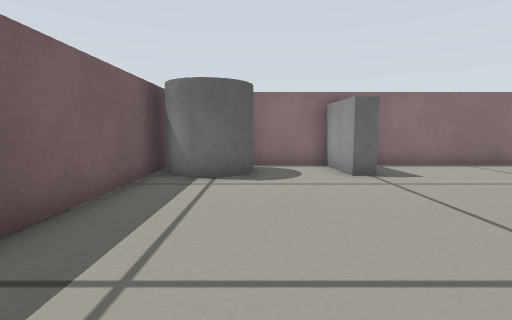
[1] (above)

13 first-person views from a walk through a world built for the Gazebo simulator. The camera is 0.29 m above the floor, tilts 6° down and sees 85° across. The floor is counted in squares, 0.25 m on a side. Each view is taken from the middle of a square. On the plan, view 1 faces up. The plan holds only what a view shows up to about 12 squares ahead; the rest is blank. The place goes on beyond the plan. Robots are left out.

[2]
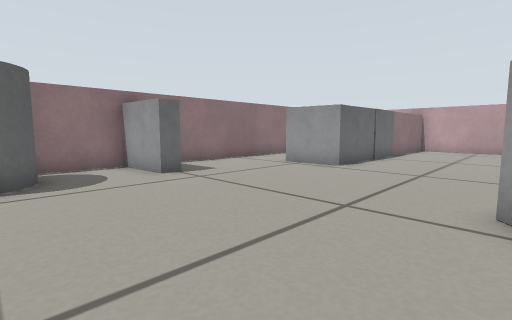

[3]
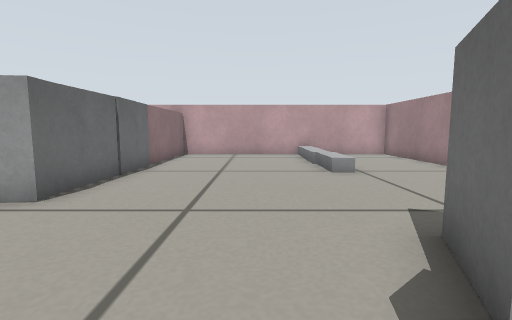

[4]
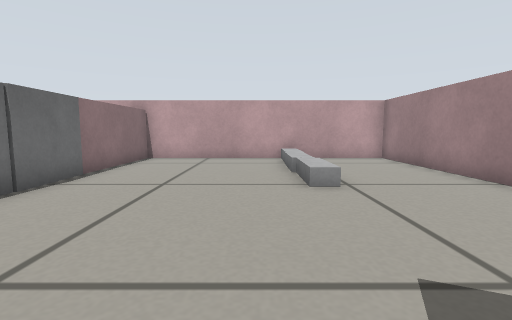

[5]
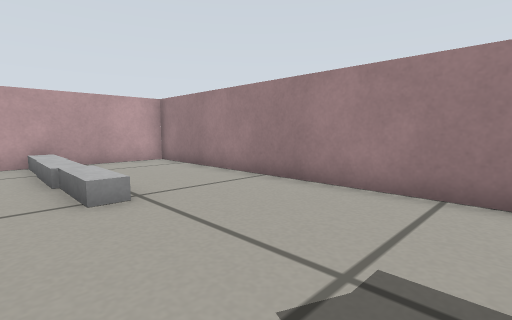

[6]
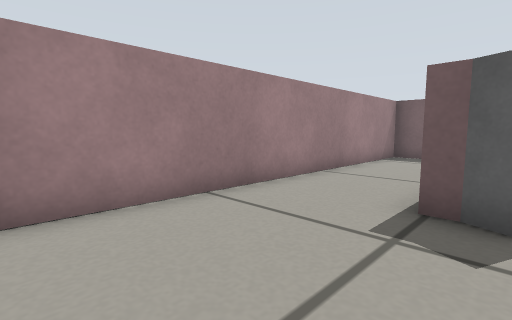

[7]
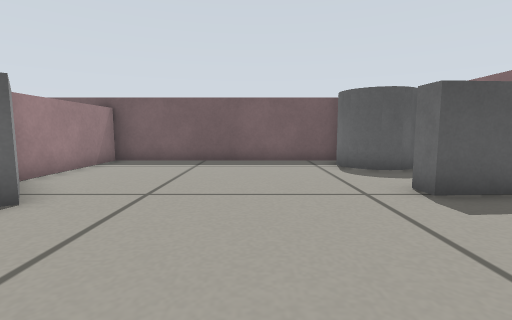

[8]
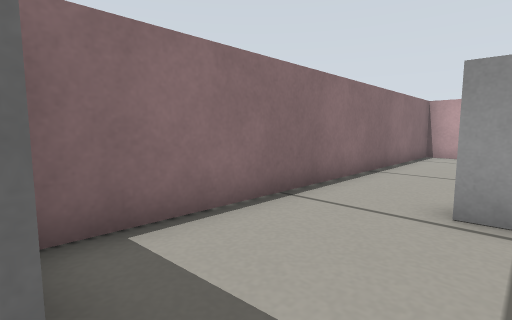

[9]
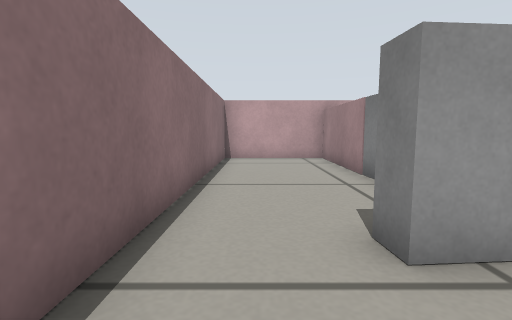

[10]
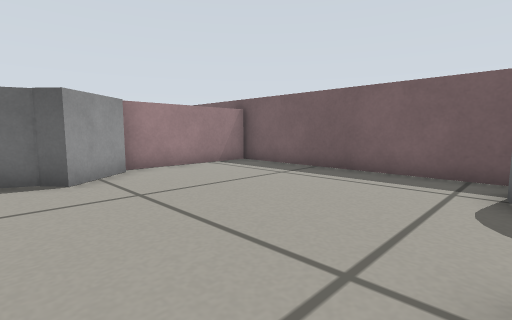

[11]
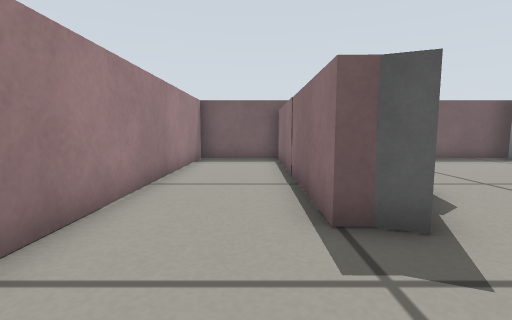

[12]
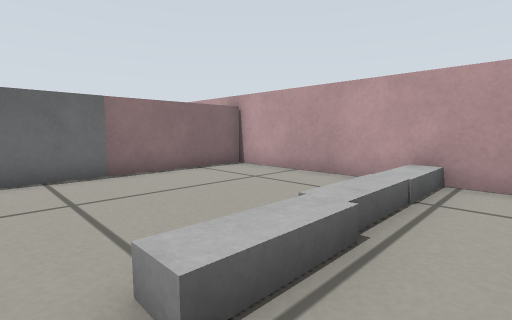

[13]
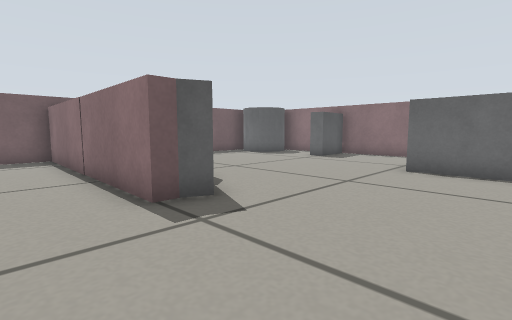

### Floor plan
Points are (right, up) in squares from view 1. A wall is a line through its corners. A room is listed if a view was taken in it or the views show most of it. See-through windows are left out.
Room 1 (views 1, 2, 3, 4, 5, 6, 7, 8, 9, 10, 11, 12, 13)
walls: (5.7, -1.6) (5.7, -2.1) (-2.8, -2) (-2.8, -5.3) (16.8, -5.3) (16.8, 4.6) (12.3, 4.6); (12.3, 5.2) (16.8, 5.2) (16.8, 9.3) (3.4, 9.3); (1.5, 9.3) (-0.1, 9.3); (-2.8, 8.8) (-2.8, -1.4) (2, -1.4)
objects: grey cylinder (-2, 7) to (0, 9); grey box (2, -1) to (4, 0); grey box (2, 7) to (3, 9); grey box (4, -1) to (6, -1); grey box (7, 5) to (8, 7); grey box (8, 5) to (10, 5); grey box (11, -2) to (13, -1); grey box (11, 5) to (12, 5); grey box (14, -2) to (14, -1); grey box (15, -2) to (16, -1)

Where each view was taken, in squares from view 1:
view 1: 0 up, 0 right, facing up
view 2: 0 up, 1 left, facing up-right
view 3: 1 up, 3 right, facing right
view 4: 0 up, 5 right, facing right
view 5: 0 up, 6 right, facing down-right
view 6: 1 down, 10 right, facing down-left
view 7: 4 up, 8 right, facing left
view 8: 6 up, 3 right, facing up-right
view 9: 8 up, 5 right, facing right
view 10: 7 up, 5 right, facing down-left
view 11: 3 down, 9 right, facing left
view 12: 3 down, 10 right, facing up-right
view 13: 4 down, 10 right, facing up-left
